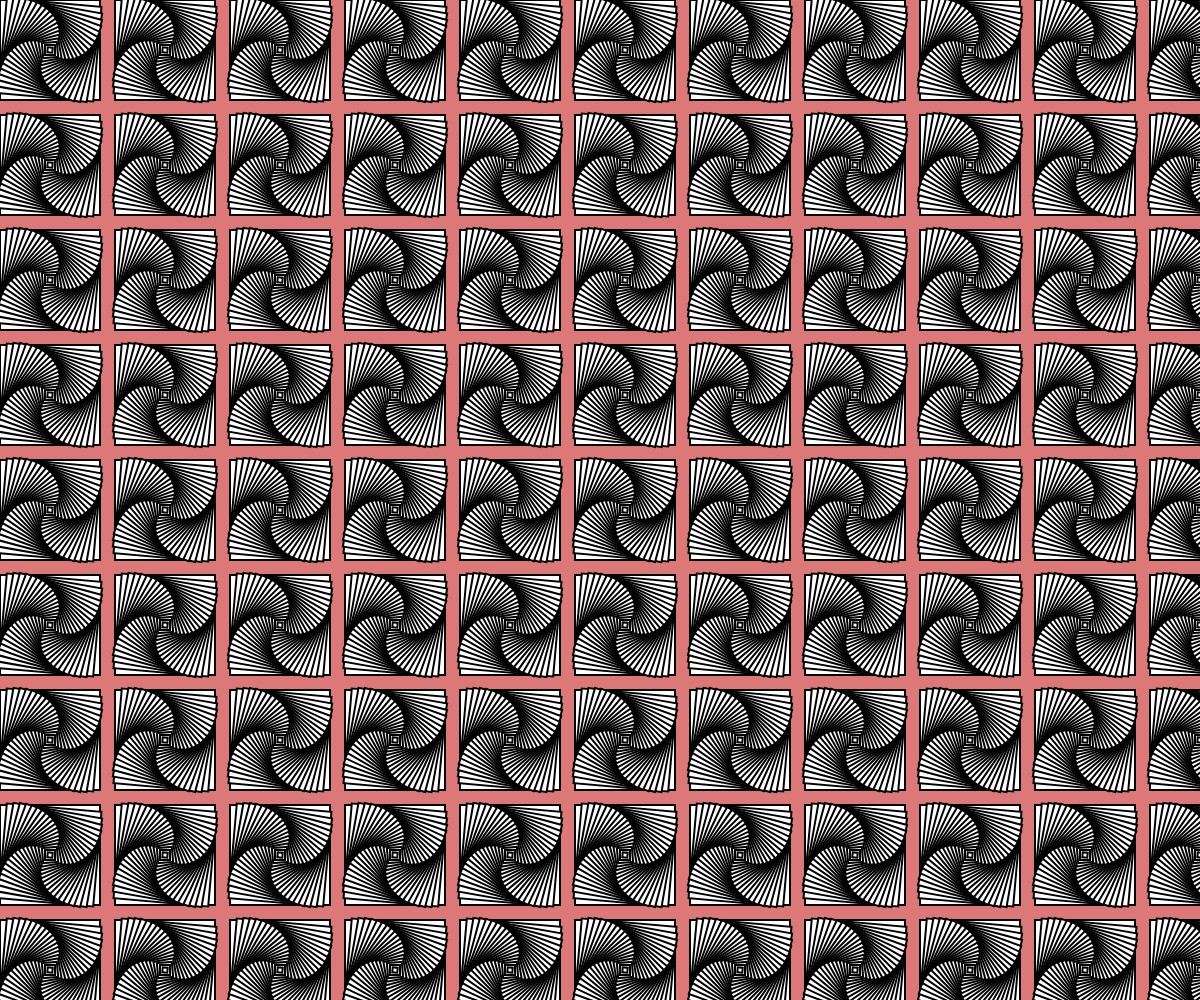
Frame 1 (no input)
Frame 60 (no input): identical to frame 1, image omitted
Frame 120 (the mouse pressed at the canvas centre since frame 60): identical to frame 1, image omitted

The p5.js sketch that drew this single still picture (run headless with seeded random() and noise() and a simulated clock; from frame 60 on, the mouse is pressed at the canvas centre):

// p5.js sketch
// ── sketch.js
function setup() {
  createCanvas(windowWidth, windowHeight);
  rectMode(CENTER);
  angleMode(DEGREES);
  background(220, 120, 120);

  strokeWeight(2);
  let pitch = 100;
  let sqDim = 0.9 * pitch;
  translate(pitch / 2, pitch / 2);

  // draw a column of rows
  for (let y = 0; y < height; y += pitch+15) {
    // draw a row of squares
    for (let x = 0; x < width; x += pitch+15) {
      for (let dd = 100; dd > 0; dd -= 5) {
        print(100-dd);
        push();
        translate(x, y);
        //rotate
        rotate(100 - dd);
        rect(0, 0, dd);
        pop();
      }
    }
  }
}
function draw() {}
